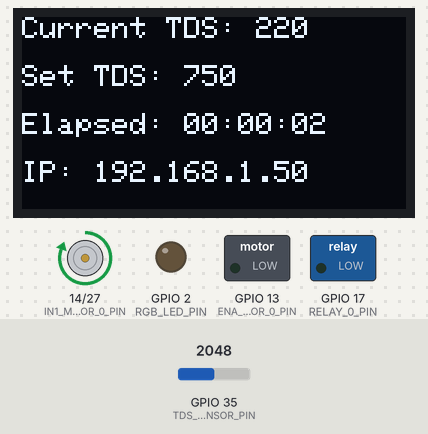
This program was run on a simulated ESP32. Parts: 128×64 one-colour display, motor-driver pin pairs drawn as motors (green arrow = first pin HIGH = forward, orange = second pin HIGH = backward, longer = more drive), switched loads named in the program (green lamp = pin HIGH), output pins drawn as LEDs (lit = HIGH). Inputs (shaded band) come from the test bench; at power-on: GPIO 35 (TDS_SENSOR_PIN) = 2048. WiFi joins after 1.5 s; servers stay silent unless stated; what the program prints to the serial monitor is not drawn.

Above: at 2.1 s.
At 5.1 s:
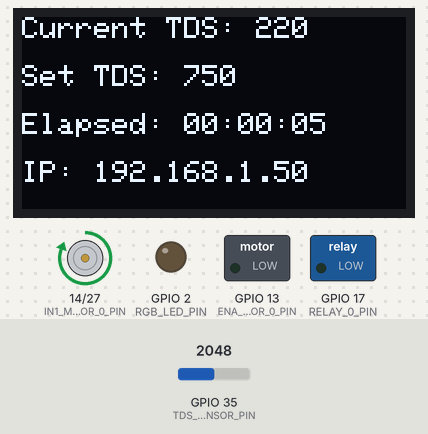
At 11.1 s:
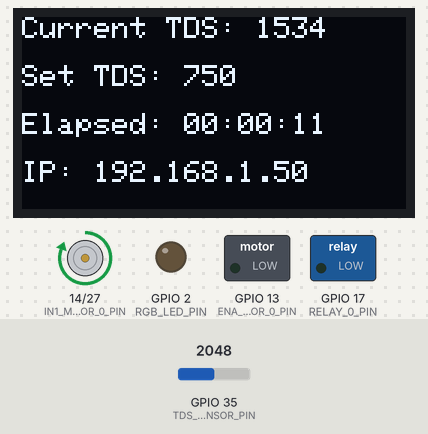
At 20.1 s:
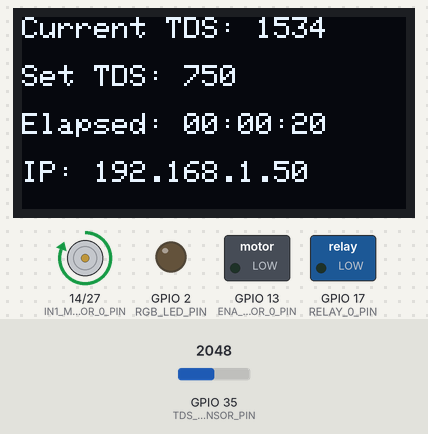
At 27.1 s:
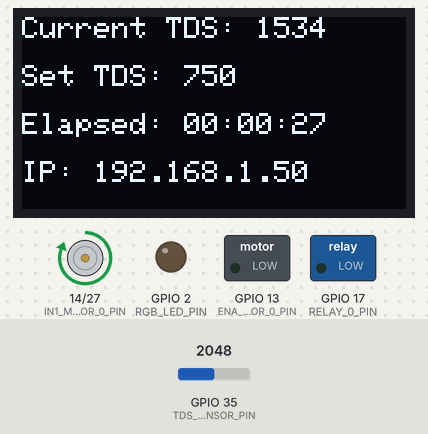
At 38.1 s:
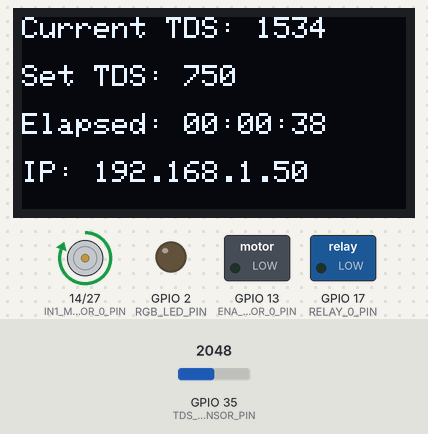

Measured:
- what the display in image 2 shows lasts 1.0 s, from 11.0 s to 12.0 s

The program:

main.cpp
```cpp
/**
 *
 * Total Dissolved Solids (TDS) Control System
 *
 * Author: Efraim Manurung
 * Email: efraim.manurung@gmail.com
 *
 * Changelog:
 *
 * [05-10-2025]
 * - Changed some methods name, added getter for the calibration value in apps
 * and website objects.
 *
 * [01-10-2025]
 * - Added and implemented circular buffer in the main apps and TDSControlSystem
 * class.
 *
 * [29-09-2025]
 * - Added circular buffer example, TDS sensor, and refactored some code and
 * control flow.
 *
 * [28-09-2025]
 * -  Added basic, sensors and actuators classes and basic functions of the main
 * app.
 *
 * [25-09-2025]
 *  - First initialization.
 */

#include "TDSControlSystem.h"
#include <Arduino.h>

/* === Drivers === */
#include <drivers/esp32/Actuator_Manager.h>
#include <drivers/esp32/Display_SSD1306.h>
#include <drivers/esp32/Sensor_Manager.h>
#include <drivers/esp32/Website_Server.h>

#ifdef USE_LOCAL_WIFI
#include <drivers/esp32/Local_WiFi.h>
#else
#include <drivers/esp32/Network_WiFi.h>
#endif

/* === Global Managers === */
Actuator_Manager act_mgr; // Centralized actuator manager (LEDs, motors, relays)
Display_SSD1306 ssd1306;  // OLED display driver
Sensor_Manager sens_mgr;  // Centralized sensor manager (TDS, buttons, etc.)

/* === WiFi Configuration === */
#ifdef USE_LOCAL_WIFI
#define DEFAULT_SSID "TDS-System-Access-Point"
#define DEFAULT_PASS "tdscontrol1123"
Local_WiFi wifi;
#else
#define DEFAULT_SSID "Manurung_1"
#define DEFAULT_PASS "zephan23"
Network_WiFi wifi; // Default: STA mode WiFi manager
#endif

/* === Web Interface === */
Website_Server web; // HTTP server for monitoring/configuration

/* === Core Control System === */
TDSControlSystem tds_cs(web, ssd1306, wifi, sens_mgr, act_mgr, DEFAULT_SSID,
                        DEFAULT_PASS);

/* === FreeRTOS Task Trampolines ===
   FreeRTOS requires C-style function pointers,
   so these wrappers forward to class methods. */
void website_task_trampoline(void *param) { tds_cs.website_task(param); }
void circulation_motor_task_trampoline(void *param) {
  tds_cs.circulation_motor_task(param);
}
void display_task_trampoline(void *param) { tds_cs.display_task(param); }

/* === Arduino Setup === */
void setup() {
  Serial.begin(115200);
  Serial.println("\n[TDSControlSystem] Booting system...");

  // Initialize core control system (network, sensors, actuators, ISR timer)
  if (!tds_cs.init()) {
    Serial.println("[TDS] Initialization failed. Halting.");
    while (true) {
      delay(1000);
    } // fail-safe lockup
  }

  /* Spawn RTOS tasks with appropriate priorities and core affinity */

  // Web server handler (low priority → non-time-critical, core 0)
  xTaskCreatePinnedToCore(website_task_trampoline, "WebTask", 4096, nullptr, 2,
                          nullptr, 0);

  // Circulation motor relay control (medium priority, core 1)
  xTaskCreatePinnedToCore(circulation_motor_task_trampoline,
                          "CirculationMotorTask", 4096, nullptr, 2, nullptr, 1);

  // ISR consumer task (high priority, core 1)
  xTaskCreatePinnedToCore(display_task_trampoline, "DisplayTask", 4096, nullptr,
                          3, nullptr, 1);
}

/* === Arduino Loop ===
   Kept lightweight: only periodic sensor updates. */
void loop() { tds_cs.update_sensor_data(); }
```

ActuatorInterface.h
```cpp
// ActuatorInterface
// Efraim Manurung, 2025

#pragma once

class ActuatorInterface {
public:
  virtual bool init() = 0;
};
```

DisplayInterface.h
```cpp
#pragma once

#include <stdint.h>
#include <string>

class DisplayInterface {
public:
  virtual bool init() = 0;
  virtual bool set_ip_address(const std::string &ip) = 0;
  virtual bool set_elapsed_time(const std::string &elapsed) = 0;
  virtual bool set_current_tds_value(uint16_t tds_value) = 0;
  virtual bool set_setted_tds_value(uint16_t setted_tds_value) = 0;
};
```

NetworkInterface.h
```cpp
#pragma once

class NetworkInterface {

public:
  virtual bool init(const char *ssid, const char *password) = 0;
  virtual std::string get_ip_address() = 0;
};
```

SensorInterface.h
```cpp
#pragma once

class SensorInterface {

public:
  virtual bool init() = 0;
};
```

StorageInterface.h
```cpp
#pragma once

#include <string>

class StorageInterface {

public:
  virtual bool init() = 0;
  virtual bool writeFile(std::string filename, std::string data) = 0;
  virtual std::string readFile(std::string filename) = 0;
  virtual bool deleteFile(std::string filename) = 0;
  virtual bool exists(std::string filename) = 0;
};
```

WebsiteInterface.h
```cpp
#pragma once

#include <stdint.h>

class WebsiteInterface {
public:
  virtual ~WebsiteInterface() = default;

  /**
   * Initializes the web server with control settings and hardware states.
   *
   * @param motor_circulation_time_on   Duration (ms) the motor circulation
   * stays ON
   * @param motor_circulation_time_off  Duration (ms) the motor circulation
   * stays OFF
   * @param motor_circulation_state     Pointer to motor circulation ON/OFF
   * state
   * @param tds_set_point               Pointer to TDS set point value (shared
   * with main app)
   * @param tds_calibration_value       Pointer to TDS calibration value (shared
   * with main app)
   * @return                            true on success
   */
  virtual bool init(unsigned int motor_circulation_time_on,
                    unsigned int motor_circulation_time_off,
                    bool *motor_circulation_state, float *tds_set_point,
                    float *tds_calibration_value) = 0;

  // Main loop to handle HTTP server events
  virtual void loop() = 0;

  // Getter for motor circulation ON duration
  virtual unsigned int get_circulation_motor_time_on() const = 0;

  // Getter for motor circulation OFF duration
  virtual unsigned int get_circulation_motor_time_off() const = 0;

  // Checks if circulation motor is enabled
  virtual bool is_motor_enabled() const = 0;

  // Getter for TDS set point
  virtual unsigned int get_tds_set_point() const = 0;

  // Getter for TDS calibration value
  virtual unsigned int get_tds_calibration_value() const = 0;
};
```

TDSControlSystem.cpp
```cpp
#include "TDSControlSystem.h"

// define the static instance pointer
TDSControlSystem *TDSControlSystem::instance = nullptr;

TDSControlSystem::TDSControlSystem(
    WebsiteInterface &web, DisplayInterface &disp, NetworkInterface &net,
    Sensor_Manager &sens_mgr, Actuator_Manager &act_mgr, const char *wifi_ssid,
    const char *wifi_password)
    : _web(web), _disp(disp), _net(net), _sens_mgr(sens_mgr), _act_mgr(act_mgr),
      _wifi_ssid(wifi_ssid), _wifi_password(wifi_password) {
  // Set singleton instance so the ISR wrapper can call
  // instance->_ISR_on_timer()
  instance = this;
}

bool TDSControlSystem::init() {

  /* setup hardware timer (0, prescaler 80 -> 1 tick = 1 us) */
  _ISR_hw_timer = timerBegin(0, 80, true);
  timerAttachInterrupt(_ISR_hw_timer, &TDSControlSystem::_ISR_on_timer_wrapper,
                       true);
  timerAlarmWrite(_ISR_hw_timer, 500000, true); // 500ms
  timerAlarmEnable(_ISR_hw_timer);

  /* start time to count the elapsed time */
  _start_millis = millis();

  /* init */
  if (!_net.init(_wifi_ssid, _wifi_password)) {
    Serial.println("Network init failed!");
    return false;
  }

  // Add and setup actuators
  _act_mgr.add(&_led_on_board);
  _act_mgr.add(&_circulation_motor);
  _act_mgr.add(&_dosing_motor);

  if (!_act_mgr.init()) {
    Serial.println("Actuator Manager failed to initialize");
    return false;
  } else {
    Serial.println("Actuator Manager initialized");
  }

  _sens_mgr.add(&_tds_sensor);
  if (!_sens_mgr.init()) {
    Serial.println("Sensor Manager failed to initialize");
    return false;
  } else {
    Serial.println("Sensor Manager initialized");
  }

  _web.init(_circulation_motor_time_on, _circulation_motor_time_off,
            &_motor_circulation_state, &_tds_set_point,
            &_tds_calibration_value);

  _disp.init();
  _disp.set_setted_tds_value(_tds_set_point);

  // Display IP address
  _disp.set_ip_address(_net.get_ip_address());

  return true;
}

bool TDSControlSystem::update_sensor_data() {
  unsigned long now = millis();
  unsigned long elapsed = (now - _start_millis) / 1000; // seconds

  char timeStr[9]; // "HH:MM:SS"
  snprintf(timeStr, sizeof(timeStr), "%02lu:%02lu:%02lu", elapsed / 3600,
           (elapsed % 3600) / 60, elapsed % 60);

  _disp.set_elapsed_time(std::string(timeStr));

  _tds_set_point = _web.get_tds_set_point();
  _disp.set_setted_tds_value(_tds_set_point);

  _tds_calibration_value = _web.get_tds_calibration_value();

  /* read sensor data */
  EventBits_t bits =
      xEventGroupWaitBits(_ISR_cb.event_group, EVENT_BIT_SENSOR_AVAILABLE,
                          pdTRUE,  // clear on exit
                          pdFALSE, // wait for any bit
                          portMAX_DELAY);

  if (bits & EVENT_BIT_SENSOR_AVAILABLE) {
    /* add the calibration in here */
    _current_tds_value = _tds_sensor.get_tds_value() + _tds_calibration_value;
    _ISR_cb.push(static_cast<int>(_current_tds_value));
  }

  return true;
}

void TDSControlSystem::website_task(void *parameter) {
  TickType_t last_wake_time = xTaskGetTickCount();
  for (;;) {
    _web.loop();
    vTaskDelayUntil(&last_wake_time, pdMS_TO_TICKS(10));
  }
}

void TDSControlSystem::circulation_motor_task(void *parameter) {
  TickType_t last_wake_time = xTaskGetTickCount();
  for (;;) {

    _circulation_motor_timings = {_web.get_circulation_motor_time_on(),
                                  _web.get_circulation_motor_time_off()};

    // relay control
    this->update_circulation_motor_on_off_time();

    vTaskDelayUntil(&last_wake_time, pdMS_TO_TICKS(10));
  }
}

void TDSControlSystem::update_circulation_motor_on_off_time() {
  unsigned long now = millis();
  unsigned int delay = _circulation_motor_states
                           ? _circulation_motor_timings.time_on
                           : _circulation_motor_timings.time_off;

  if (now - _last_circulation_motor_toggle >= delay) {
    _circulation_motor.set_state(_circulation_motor_states);
    _circulation_motor_states = !_circulation_motor_states;
    _led_on_board.set_state(_circulation_motor_states);
    _last_circulation_motor_toggle = now;
    Serial.printf("[TDSControlSystem] Circulation motor state changed to: %s\n",
                  _circulation_motor_states ? "ON" : "OFF");
  }
}

void IRAM_ATTR TDSControlSystem::_ISR_on_timer_wrapper() {
  if (instance) { // instance = global/static pointer to the singleton
    instance->_ISR_on_timer();
  }
}

void IRAM_ATTR TDSControlSystem::_ISR_on_timer() {
  BaseType_t xHigherPriorityTaskWoken = pdFALSE;
  xEventGroupSetBitsFromISR(_ISR_cb.event_group, EVENT_BIT_SENSOR_AVAILABLE,
                            &xHigherPriorityTaskWoken);
  portYIELD_FROM_ISR(xHigherPriorityTaskWoken);
}

void TDSControlSystem::display_task(void *pvParams) {
  for (;;) {
    EventBits_t bits =
        xEventGroupWaitBits(_ISR_cb.event_group, EVENT_BIT_DATA_AVAILABLE,
                            pdTRUE,  // clear on exit
                            pdFALSE, // wait for any bit
                            portMAX_DELAY);

    if (bits & EVENT_BIT_DATA_AVAILABLE) {
      while (!_ISR_cb.is_empty()) {
        int val = _ISR_cb.pop();
        // Serial.printf("TDS VALUES: %d\n", val);
        _disp.set_current_tds_value(val);
      }
    }

    if (bits & EVENT_BIT_BUFFER_FULL) {
      Serial.println("⚠️ Buffer full (oldest overwritten)");
    }
  }
}
```

TDSControlSystem.h
```cpp
#pragma once

/* class interface */
#include <interface/ActuatorInterface.h>
#include <interface/DisplayInterface.h>
#include <interface/GPIOInterface.h>
#include <interface/NetworkInterface.h>
#include <interface/SensorInterface.h>
#include <interface/StorageInterface.h>
#include <interface/WebsiteInterface.h>

/* specific sensor and actuator implementations */
#include <drivers/esp32/Actuator_L298N.h>
#include <drivers/esp32/Actuator_LED.h>
#include <drivers/esp32/Actuator_Manager.h>
#include <drivers/esp32/Actuator_Relay.h>
#include <drivers/esp32/GPIO_ESP32.h>
#include <drivers/esp32/Sensor_Manager.h>
#include <drivers/esp32/Sensor_TDS.h>

/* system libraries */
#include <systems/ISR_CircularBuffer.h>

// ======================
// L298N Motor Driver #0
// ======================

// Motor A (Left Motor)
#define ENA_MOTOR_0_PIN 13 // PWM - ENA
#define IN1_MOTOR_0_PIN 14 // Direction IN1
#define IN2_MOTOR_0_PIN 27 // Direction IN2

// Motor B (Right Motor)
#define ENB_MOTOR_1_PIN 33 // PWM - ENB
#define IN3_MOTOR_1_PIN 26 // Direction IN3
#define IN4_MOTOR_1_PIN 25 // Direction IN4

// =======================
// === RELAYS ===
// Three digital output pins to control relays
// =======================

#define RELAY_0_PIN 17 // OUTPUT - Relay control
#define RELAY_1_PIN 16 // OUTPUT - Relay control
#define RELAY_2_PIN 15 // OUTPUT - Relay control

// =======================
// === RGB LED ===
// 2-pin auto-cycling RGB LED: only needs ON/OFF control
// =======================

#define RGB_LED_PIN 2 // OUTPUT - ON/OFF control, also onboard LED pin

// =======================
// === OLED DISPLAY ===
// I2C interface using default pins on ESP32
// =======================

#define OLED_SDA_PIN 21 // I2C SDA line - OUTPUT
#define OLED_SCL_PIN 22 // I2C SCL line - OUTPUT

#define TDS_SENSOR_PIN 35

struct motor_timing {
  unsigned int time_on;
  unsigned int time_off;
};

class TDSControlSystem {

public:
  TDSControlSystem(WebsiteInterface &web, DisplayInterface &disp,
                   NetworkInterface &net, Sensor_Manager &sens_mgr,
                   Actuator_Manager &act_mgr, const char *wifi_ssid,
                   const char *wifi_password);

  bool init();

  /* for now it is only for elapsed time */
  bool update_sensor_data();

  void website_task(void *parameter);
  void circulation_motor_task(void *parameter);
  void update_circulation_motor_on_off_time();

private:
  WebsiteInterface &_web;
  DisplayInterface &_disp;
  NetworkInterface &_net;
  Sensor_Manager &_sens_mgr;
  Actuator_Manager &_act_mgr;

  const char *_wifi_ssid;
  const char *_wifi_password;

  /* to count elapsed time */
  unsigned long _start_millis;

  // time on and off for
  unsigned int _circulation_motor_time_on = 150000;
  unsigned int _circulation_motor_time_off = 150000;

  bool _motor_circulation_state = false;
  float _tds_set_point = 750.0;
  /**
   * based on TDS caliration buffer solution, with a TDS value of 500 ppm.
   *
   * Sample(s):
   *  - TDS sensor - TDS calibration buffer solution
   *  1. 715 - 500 = 215 ppm (offset)
   *  2. 710 - 500 = 210 ppm (offset)
   *  3. 706 - 500 = 206 ppm (offset)
   *
   * Sample with other TDS meters
   *  1. 780 - 531 = 249 ppm (offset)
   *
   * So the default offset is averaged values from above, and it is 880 / 4 =
   * 220 ppm
   *
   *  */
  float _tds_calibration_value = 220.0;

  Actuator_LED _led_on_board{RGB_LED_PIN};
  GPIO_ESP32 _gpio_esp32;

  Actuator_Relay _circulation_motor{RELAY_0_PIN};
  Actuator_L298N _dosing_motor{&_gpio_esp32, ENA_MOTOR_0_PIN, IN1_MOTOR_0_PIN,
                               IN2_MOTOR_0_PIN};

  bool _circulation_motor_states = false;
  motor_timing _circulation_motor_timings;
  unsigned long _last_circulation_motor_toggle;

  /* sensor */
  Sensor_TDS _tds_sensor{TDS_SENSOR_PIN};

  float _current_tds_value = 0.0;

  /* ISR */
  ISR_CircularBuffer<int, 8> _ISR_cb;  // global buffer
  hw_timer_t *_ISR_hw_timer = nullptr; // timer handle
  volatile int _ISR_counter = 0;

  /* static singleton pointer */
  static TDSControlSystem *instance;

  static void IRAM_ATTR _ISR_on_timer_wrapper(); // trampoline for ISR
  void IRAM_ATTR _ISR_on_timer();                // actual ISR
public:
  void display_task(void *pvParams); // constumer task - display task
};
```

ISR_CircularBuffer.h
```cpp
/**
 * Circular buffer concept for ISR + FreeRTOS event group
 *
 * Author: Efraim Manurung
 * Email: efraim.manurung@gmail.com
 *
 * Changelog:
 * [01-09-2025]
 *  - First initialization.
 *  - Implement simple circular buffer
 */

#pragma once
#include "freertos/FreeRTOS.h"
#include "freertos/event_groups.h"
#include <array>

// Event group bits
#define EVENT_BIT_SENSOR_AVAILABLE (1 << 0)
#define EVENT_BIT_DATA_AVAILABLE (1 << 1)
#define EVENT_BIT_BUFFER_FULL (1 << 2)

/* Information:
    - T: generic data type (int, float, struct, etc).
    - N: compile-time buffer capacity.
    - This makes the class type-safe and size-safe at compile time (no malloc).
*/
// --- File: ISR_CircularBuffer.h (replace the template methods with this safer
// version) ---
template <typename T, size_t N> struct ISR_CircularBuffer {
  std::array<T, N> arr;
  std::size_t write_idx = 0;
  std::size_t read_idx = 0;
  std::size_t count = 0;

  portMUX_TYPE mux = portMUX_INITIALIZER_UNLOCKED;
  EventGroupHandle_t event_group;

  ISR_CircularBuffer() { event_group = xEventGroupCreate(); }

  // ISR-safe push
  void push(const T &t) {
    BaseType_t xHigherPriorityTaskWoken = pdFALSE;

    // perform buffer update inside the critical section
    portENTER_CRITICAL_ISR(&mux);
    arr[write_idx] = t; // use operator[] (no exceptions)
    write_idx = (write_idx + 1) % N;
    if (count < N) {
      ++count;
    } else {
      // buffer full -> overwrite oldest, advance read_idx
      read_idx = (read_idx + 1) % N;
    }
    portEXIT_CRITICAL_ISR(&mux);

    // notify consumer task; capture wake info so a context switch can occur
    xEventGroupSetBitsFromISR(event_group, EVENT_BIT_DATA_AVAILABLE,
                              &xHigherPriorityTaskWoken);

    if (count == N) {
      xEventGroupSetBitsFromISR(event_group, EVENT_BIT_BUFFER_FULL,
                                &xHigherPriorityTaskWoken);
    }

    // yield to higher priority task if needed
    portYIELD_FROM_ISR(xHigherPriorityTaskWoken);
  }

  // Task-safe pop: perform check+pop inside critical to avoid races
  T pop() {
    portENTER_CRITICAL(&mux);
    if (count == 0) {
      portEXIT_CRITICAL(&mux);
      return T{}; // empty
    }
    T value = arr[read_idx];
    read_idx = (read_idx + 1) % N;
    --count;
    portEXIT_CRITICAL(&mux);
    return value;
  }

  bool is_empty() {
    portENTER_CRITICAL(&mux);
    bool empty = (count == 0);
    portEXIT_CRITICAL(&mux);
    return empty;
  }
};
```

Actuator_LED.cpp
```cpp
#include "Actuator_LED.h"

/* LED */
Actuator_LED::Actuator_LED(int pin) : _pin(pin) {}

bool Actuator_LED::init() {
  pinMode(_pin, OUTPUT);
  digitalWrite(_pin, LOW);

  return true;
}

void Actuator_LED::set_state(bool on) { digitalWrite(_pin, on ? HIGH : LOW); }
```

Source omitted: Actuator_L298N.cpp (994 bytes), Actuator_L298N.h (519 bytes), Actuator_LED.h (224 bytes), Actuator_Manager.cpp (955 bytes), Actuator_Manager.h (353 bytes), Actuator_Relay.cpp (266 bytes), Actuator_Relay.h (228 bytes), Display_SSD1306.cpp (1518 bytes), Display_SSD1306.h (796 bytes), Local_WiFi.cpp (606 bytes), Local_WiFi.h (363 bytes), Network_WiFi.cpp (762 bytes) and 10 more
